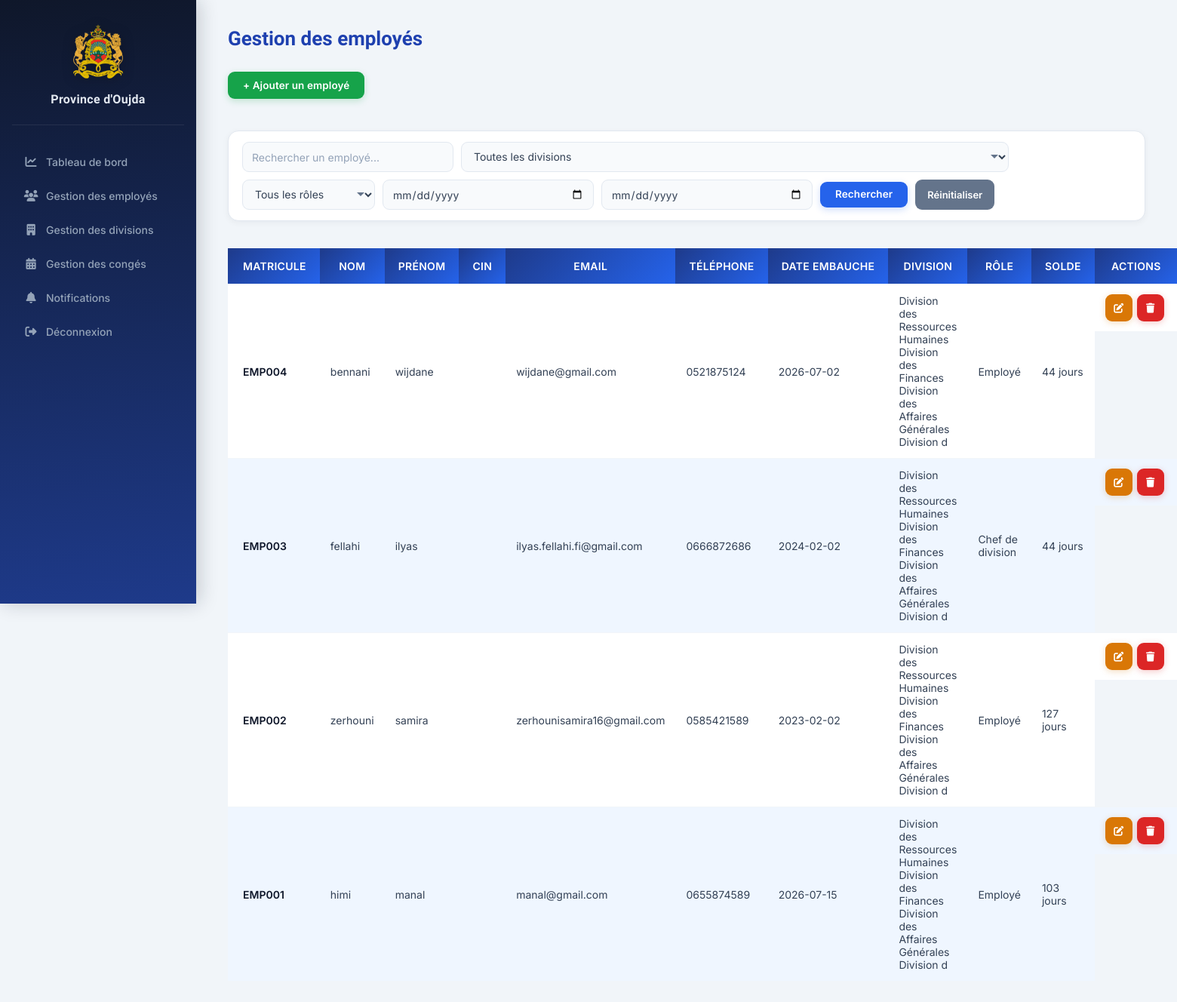
/admin/dashboard.php?page=employes (signed in), run on the app's committed database.
### tables this page shows
CREATE TABLE `employes` (
  `id` int(11) NOT NULL,
  `matricule` varchar(50) NOT NULL,
  `nom` varchar(50) NOT NULL,
  `prenom` varchar(50) NOT NULL,
  `cin` varchar(20) DEFAULT NULL,
  `email` varchar(100) NOT NULL,
  `telephone` varchar(20) DEFAULT NULL,
  `date_embauche` date NOT NULL,
  `division_id` int(11) DEFAULT NULL,
  `utilisateur_id` int(11) DEFAULT NULL,
  `solde_annuel` int(11) DEFAULT 22,
  `reste_annee_precedente` int(11) DEFAULT 0,
  `solde_total` int(11) DEFAULT 22,
  `derniere_maj_solde` year(4) DEFAULT NULL
);

CREATE TABLE `divisions` (
  `id` int(11) NOT NULL,
  `nom_division` varchar(100) NOT NULL
);

CREATE TABLE `utilisateurs` (
  `id` int(11) NOT NULL,
  `username` varchar(50) NOT NULL,
  `password` varchar(255) NOT NULL,
  `role` enum('admin','employe','chef_division') NOT NULL
);

### config/auth.php (called while the page is built, shortened)
<?php
function e($value): string
{
    return htmlspecialchars((string) $value, ENT_QUOTES, 'UTF-8');
}
?>

### admin/employes.php (the view, shortened to what this page needs)
<?php
require_once "../config/auth.php";
require_once "../config/database.php";
$recherche = trim($_GET['recherche'] ?? '');
$dateDebut = $_GET['date_debut'] ?? '';
$dateFin = $_GET['date_fin'] ?? '';
$roleLabels = [
    'employe' => 'Employé',
    'chef_division' => 'Chef de division',
];
$params = [];
$sql = "SELECT employes.*, divisions.nom_division, utilisateurs.role
        FROM employes
        INNER JOIN divisions ON employes.division_id = divisions.id
        INNER JOIN utilisateurs ON employes.utilisateur_id = utilisateurs.id";
$sql .= ' ORDER BY employes.id DESC';
$stmt = $pdo->prepare($sql);
$stmt->execute($params);
?>
<h1>Gestion des employés</h1>
<a href="dashboard.php?page=ajouter_employe" class="btn-ajouter">
    + Ajouter un employé
</a>
<br><br>
<form method="GET" action="dashboard.php" class="search-form">
    <input type="text"
           name="recherche"
           placeholder="Rechercher un employé..."
           value="<?= e($recherche); ?>">
    <select name="division_id">
        <option value="">Toutes les divisions</option>
    </select>
    <select name="role">
        <option value="">Tous les rôles</option>
    </select>
    <input type="date" name="date_debut" value="<?= e($dateDebut); ?>" aria-label="Embauché à partir du">
    <input type="date" name="date_fin" value="<?= e($dateFin); ?>" aria-label="Embauché jusqu’au">
<button type="submit" class="btn-rechercher">
Rechercher
</button>
    <a href="dashboard.php?page=employes" class="btn-reinitialiser">Réinitialiser</a>
</form>
<br>
<table>
    <tr>
        <th>Matricule</th>
        <th>Nom</th>
        <th>Prénom</th>
        <th>CIN</th>
        <th>Email</th>
        <th>Téléphone</th>
        <th>Date embauche</th>
        <th>Division</th>
        <th>Rôle</th>
        <th>Solde</th>
        <th>Actions</th>
    </tr>
    <?php while ($employe = $stmt->fetch()) { ?>
        <tr>
            <td><?= e($employe['matricule']); ?></td>
            <td><?= e($employe['nom']); ?></td>
            <td><?= e($employe['prenom']); ?></td>
            <td><?= e($employe['cin']); ?></td>
            <td><?= e($employe['email']); ?></td>
            <td><?= e($employe['telephone']); ?></td>
            <td><?= $employe['date_embauche']; ?></td>
            <td><?= e($employe['nom_division']); ?></td>
            <td><?= e($roleLabels[$employe['role']] ?? $employe['role']); ?></td>
            <td><?= $employe['solde_total']; ?> jours</td>
        <td class="actions">
    <a class="btn-icon btn-modifier"
       href="dashboard.php?page=modifier_employe&id=<?= $employe['id']; ?>"
       title="Modifier">
        <i class="fa-solid fa-pen-to-square"></i>
    </a>
    <form method="POST" action="supprimer_employe.php" class="delete-form" onsubmit="return confirm('Voulez-vous vraiment supprimer cet employé ?')">
        <button type="submit" class="btn-icon btn-supprimer" title="Supprimer" aria-label="Supprimer">
            <i class="fa-solid fa-trash"></i>
        </button>
    </form>
</td>
        </tr>
    <?php } ?>
</table>

### data on the page
employes: matricule "EMP004", nom "bennani", prenom "wijdane", email "wijdane@gmail.com", telephone "0521875124", date_embauche "2026-07-02", division.nom_division "Division des Ressources Humaines Division des Finances Division des Affaires Générales Division d", utilisateur.role "Employé", solde_total "44"
employes: matricule "EMP003", nom "fellahi", prenom "ilyas", email "ilyas.fellahi.fi@gmail.com", telephone "0666872686", date_embauche "2024-02-02", division.nom_division "Division des Ressources Humaines Division des Finances Division des Affaires Générales Division d", utilisateur.role "Chef de division", solde_total "44"
employes: matricule "EMP002", nom "zerhouni", prenom "samira", email "zerhounisamira16@gmail.com", telephone "0585421589", date_embauche "2023-02-02", division.nom_division "Division des Ressources Humaines Division des Finances Division des Affaires Générales Division d", utilisateur.role "Employé", solde_total "127"
employes: matricule "EMP001", nom "himi", prenom "manal", email "manal@gmail.com", telephone "0655874589", date_embauche "2026-07-15", division.nom_division "Division des Ressources Humaines Division des Finances Division des Affaires Générales Division d", utilisateur.role "Employé", solde_total "103"
